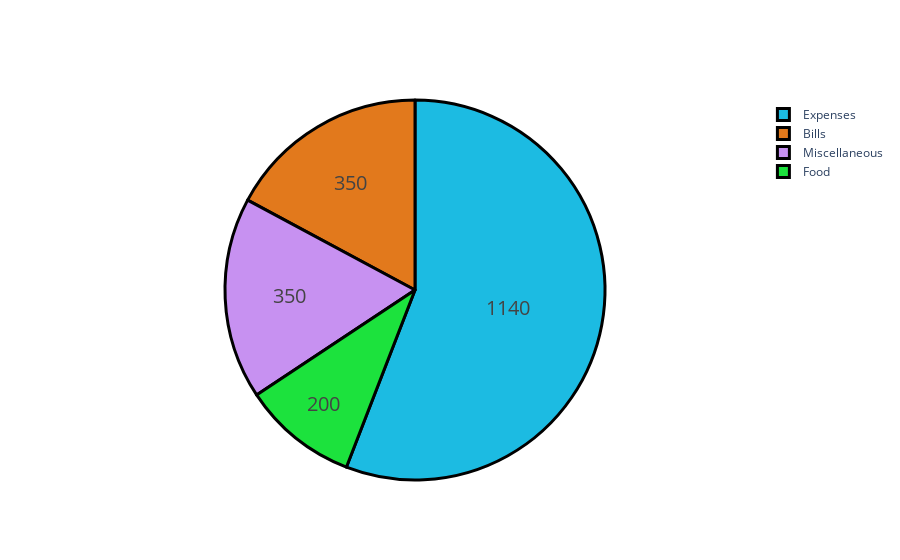

Write notebook code for a chart like this one.
### Markdown cell above
### Creating a pie chart

### Code cell
# Expenses 

# Labelling categories
groups = ['Expenses', 'Food', 'Bills', 'Miscellaneous']

# Creating amounts
amount = [1140, 200, 350, 350]

# Style
colours = ['#1cbbe2', '#1ce23d', '#e2791c', '#c791f1']

trace = go.Pie(labels=groups, values=amount, hoverinfo='label+percent', 
               textinfo='value', textfont=dict(size=20),
               marker=dict(colors=colours,
                           line=dict(color='#000000', width=3)))

# Plot
iplot([trace])

### Figure 1 — Plotly figure (JSON) as saved in the notebook; plotly's stock layout.template omitted (floating-point values rounded to 4 significant figures)
{"data": [{"hoverinfo": "label+percent", "labels": ["Expenses", "Food", "Bills", "Miscellaneous"], "marker": {"colors": ["#1cbbe2", "#1ce23d", "#e2791c", "#c791f1"], "line": {"color": "#000000", "width": 3}}, "textfont": {"size": 20}, "textinfo": "value", "type": "pie", "values": [1140, 200, 350, 350]}], "layout": {"autosize": true}}
